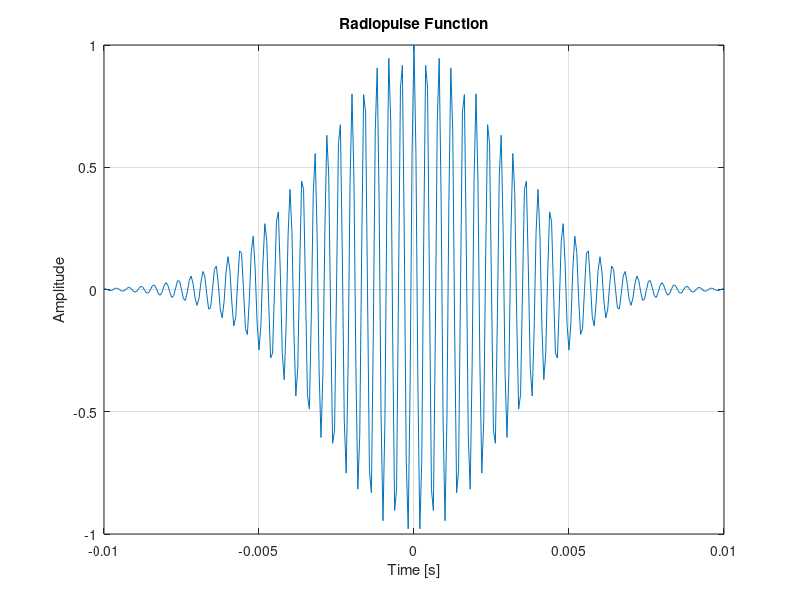

This chart was generated by the following MATLAB code:
% Generating the radiopulse
fs = 16e3;                      % Sampling frequency 16 kHz
fc = 2.5e3;                       % Carrier frequency of radiopulse 3 kHz
t = -10e-3 : 1 / fs : 10e-3; 	% Width of radiopulse from -10 to 10 ms
bw = 0.05;                      % BandWidth of radiopulse
x = gauspuls(t, fc, bw);        % Our radiopulse
plot(t, x);
grid;
title('Radiopulse Function');
xlabel('Time [s]');
ylabel('Amplitude');
